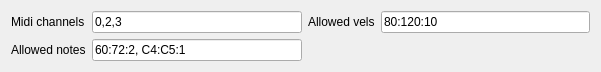
<?xml version="1.0" encoding="UTF-8"?>
<ui version="4.0">
 <class>Panel</class>
 <widget class="QWidget" name="Panel">
  <property name="geometry">
   <rect>
    <x>0</x>
    <y>0</y>
    <width>601</width>
    <height>64</height>
   </rect>
  </property>
  <property name="windowTitle">
   <string>Form</string>
  </property>
  <layout class="QGridLayout" name="gridLayout">
   <item row="0" column="0">
    <widget class="QLabel" name="label">
     <property name="text">
      <string>Midi channels</string>
     </property>
     <property name="buddy">
      <cstring>midiChannelEdit</cstring>
     </property>
    </widget>
   </item>
   <item row="0" column="1">
    <widget class="QLineEdit" name="midiChannelEdit">
     <property name="text">
      <string>0,2,3</string>
     </property>
    </widget>
   </item>
   <item row="0" column="2">
    <widget class="QLabel" name="label_3">
     <property name="text">
      <string>Allowed vels</string>
     </property>
     <property name="buddy">
      <cstring>allowedVelsEdit</cstring>
     </property>
    </widget>
   </item>
   <item row="0" column="3">
    <widget class="QLineEdit" name="allowedVelsEdit">
     <property name="text">
      <string>80:120:10</string>
     </property>
    </widget>
   </item>
   <item row="1" column="0">
    <widget class="QLabel" name="label_2">
     <property name="text">
      <string>Allowed notes</string>
     </property>
     <property name="buddy">
      <cstring>allowedNotesEdit</cstring>
     </property>
    </widget>
   </item>
   <item row="1" column="1">
    <widget class="QLineEdit" name="allowedNotesEdit">
     <property name="text">
      <string>60:72:2, C4:C5:1</string>
     </property>
    </widget>
   </item>
  </layout>
 </widget>
 <tabstops>
  <tabstop>midiChannelEdit</tabstop>
  <tabstop>allowedVelsEdit</tabstop>
  <tabstop>allowedNotesEdit</tabstop>
 </tabstops>
 <resources/>
 <connections/>
</ui>
